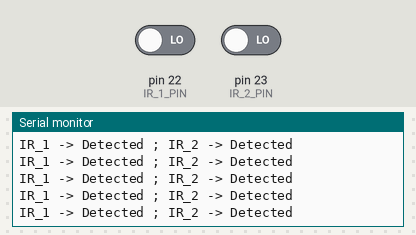
Bench run of a sketch on a simulated Arduino Mega 2560, built with avr-gcc and run on an emulated ATmega2560. Parts: the last lines printed to the serial monitor. Inputs (shaded band) come from the test bench; at power-on: pin 22 (IR_1_PIN) LOW, pin 23 (IR_2_PIN) LOW.

Above: at 1.2 s.
1.3 s: pin 22 (IR_1_PIN) driven HIGH
At 2.3 s:
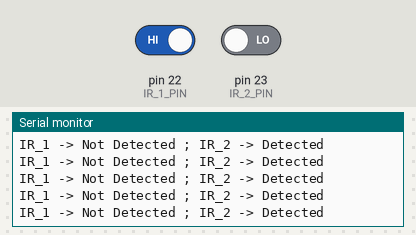
3.2 s: pin 23 (IR_2_PIN) driven HIGH
At 4.1 s:
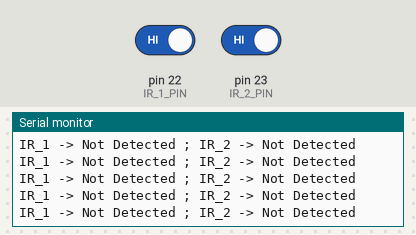
5.1 s: pin 22 (IR_1_PIN) driven LOW
At 6.2 s:
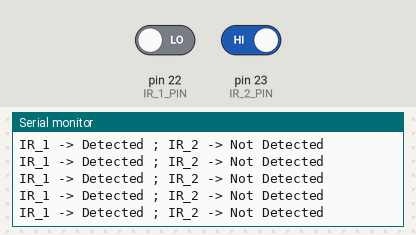
7.0 s: pin 22 (IR_1_PIN) driven HIGH
At 7.7 s:
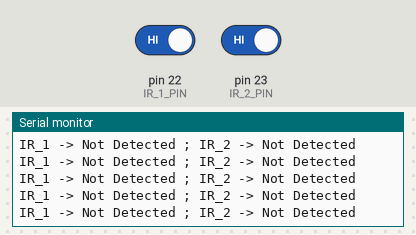
10.0 s: pin 23 (IR_2_PIN) driven LOW
At 11.0 s:
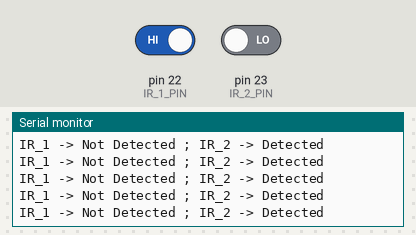

Measured:
- after the input at 1.3 s, the serial monitor: prints a new line at once (image 1)
- after the input at 3.2 s, the serial monitor: prints a new line at once (image 2)
- after the input at 5.1 s, the serial monitor: prints a new line at once (image 3)
- after the input at 10.0 s, the serial monitor: prints a new line at once (image 5)

The sketch:

IR_Read.ino
```cpp
#include <Arduino.h>

#define IR_1_PIN 22
#define IR_2_PIN 23

void setup() {
  Serial.begin(115200);

  pinMode(IR_1_PIN, INPUT);
  pinMode(IR_2_PIN, INPUT);

  Serial.println("IR Sensor Monitoring Started");
}

void loop() {
  int ir1 = digitalRead(IR_1_PIN);
  int ir2 = digitalRead(IR_2_PIN);

  Serial.print("IR_1 -> ");
  if (ir1 == HIGH) {
    Serial.print("Not Detected");
  } else {
    Serial.print("Detected");
  }

  Serial.print(" ; ");

  Serial.print("IR_2 -> ");
  if (ir2 == HIGH) {
    Serial.print("Not Detected");
  } else {
    Serial.print("Detected");
  }

  Serial.println();

  delay(20);  // stable output
}
```
